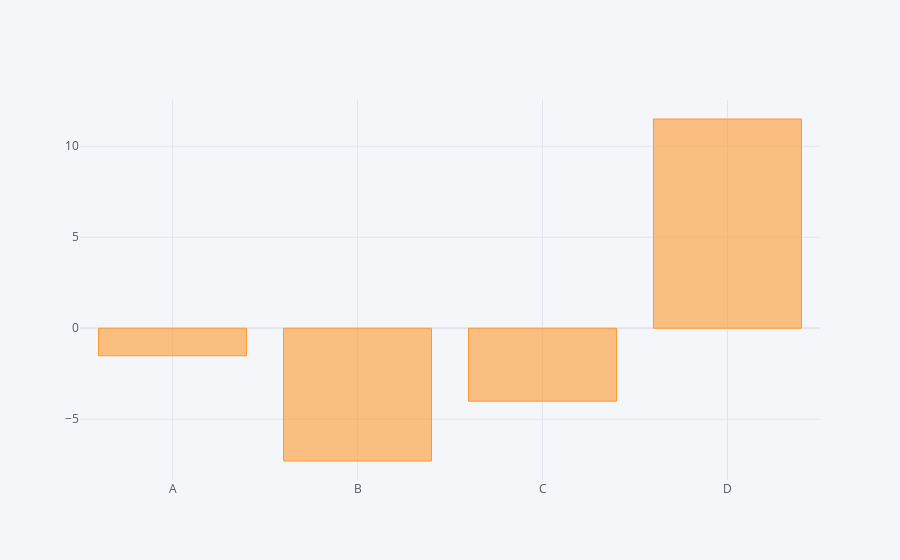

The notebook cell saved with this chart:
### Code cell
#sum of each column
df.sum().iplot('bar')

### Figure 1 — Plotly figure (JSON) as saved in the notebook; plotly's stock layout.template omitted (floating-point values rounded to 4 significant figures)
{"data": [{"marker": {"color": "rgba(255, 153, 51, 0.6)", "line": {"color": "rgba(255, 153, 51, 1.0)", "width": 1}}, "name": "None", "orientation": "v", "text": "", "type": "bar", "x": ["A", "B", "C", "D"], "y": [-1.514, -7.295, -4.009, 11.5]}], "layout": {"legend": {"bgcolor": "#F5F6F9", "font": {"color": "#4D5663"}}, "paper_bgcolor": "#F5F6F9", "plot_bgcolor": "#F5F6F9", "title": {"font": {"color": "#4D5663"}}, "xaxis": {"gridcolor": "#E1E5ED", "showgrid": true, "tickfont": {"color": "#4D5663"}, "title": {"font": {"color": "#4D5663"}, "text": ""}, "zerolinecolor": "#E1E5ED"}, "yaxis": {"gridcolor": "#E1E5ED", "showgrid": true, "tickfont": {"color": "#4D5663"}, "title": {"font": {"color": "#4D5663"}, "text": ""}, "zerolinecolor": "#E1E5ED"}}}
